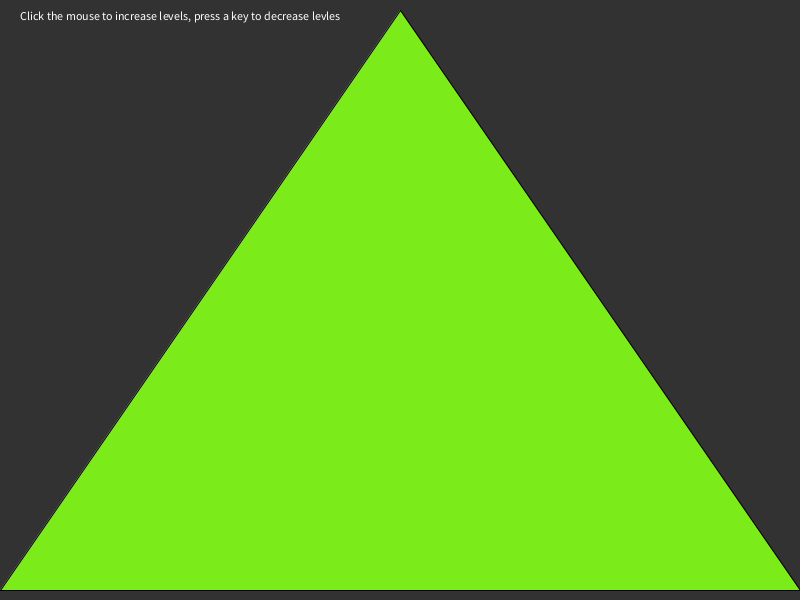
Frame 1 (no input)
Frame 60 (the mouse pressed at the canvas centre just before this capture): identical to frame 1, image omitted
Frame 120 (the mouse held since frame 60 and released just before this capture): identical to frame 1, image omitted

The Processing sketch that drew this single still picture (run headless with seeded random() and noise(); from frame 60 on, the mouse is pressed at the canvas centre):

// Processing sketch: Section2
// ── Section2.pde
int levels;
color bg,fg;

void setup() {
  size(800, 600);
  levels = 1;
}

/*Create Pascal's Gasket (google an image of this)
  The outer triangle are the vertices: (v1x, v1y), (v2x,v2y), (v3x, v3y)
  levels:
  0 = regular triangle
  1 = triforce (looks like 3 triangles)
  2 = each of the 3 triangles will be cut into 3 triangles.
  etc.
*/
void gasket(int levels, float v1x, float v1y, float v2x, float v2y, float v3x, float v3y) {  
  fill(123,235,25);
  if(levels>0){
        triangle(v1x, v1y, v2x, v2y, v3x, v3y);
        float x1=(v1x+v2x)/2;
        float y1=(v1y+v2y)/2;
        float x2=(v3x+v2x)/2;
        float y2=(v3y+v2y)/2;
        float x3=(v1x+v3x)/2;
        float y3=(v1y+v3y)/2;
        gasket(levels-1,v1x, v1y, x1, y1, x3, y3); 
        gasket(levels-1,x1, y1, v2x, v2y, x2, y2);
        gasket(levels-1,x2, y2, x3, y3,v3x,v3y); 
      }
}

void draw() { 
  background(50);  
  
  fill(255);
  text("Click the mouse to increase levels, press a key to decrease levles",20,20);

  gasket(levels,0, height-10, width, height-10, width/2, 10);

 //koch(levels,width-10, height/2,10, height/3 ); 
 //other fractal you can do! This requires a bit more math, or you can look up the coordinates.
}

void mouseClicked(){ 
 levels ++;  
}

void keyPressed(){
 levels --; 
}
